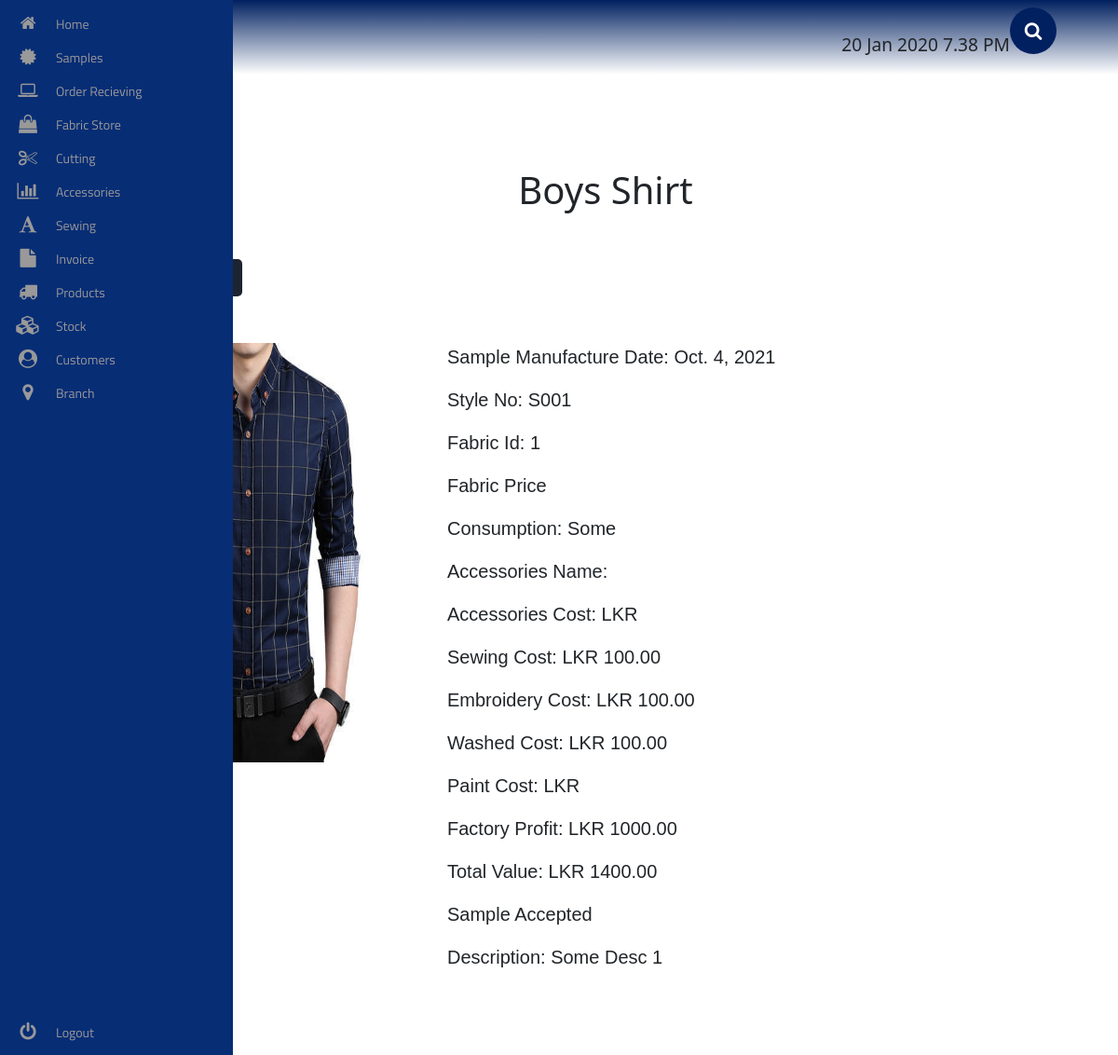
Screenshot of /sample/boys-shirt/1/ with the database file from the repository.
### sample/models.py (models this page shows, shortened)
class BoysShirt(models.Model):
    img = models.ImageField(upload_to='products/boys/boys-shirt/img/')
    sample_manufactured_date = models.DateField()
    style_no = models.CharField(max_length=1000)
    fabric = models.ForeignKey(OrderOut, on_delete=models.SET_NULL, null=True, blank=True)
    consumption = models.CharField(max_length=1000)
    accessories = models.ForeignKey(AccSentOut, on_delete=models.SET_NULL, null=True, blank=True)
    sewing_cost = models.DecimalField(decimal_places=2, max_digits=100000)
    embroidery_cost = models.DecimalField(decimal_places=2, max_digits=100000)
    washed_cost = models.DecimalField(decimal_places=2, max_digits=100000)
    paint_cost = models.DecimalField(decimal_places=2, max_digits=100000)
    factory_profit = models.DecimalField(decimal_places=2, max_digits=100000)
    total_value = models.DecimalField(decimal_places=2, max_digits=100000)
    accepted = models.BooleanField(default=True)
    description = models.CharField(max_length=1000)

### sample/views.py (the view)
# urls.py: path('boys-shirt/<int:id>/', boys_shirt_view, name="boys_shirt_view"),
def boys_shirt_view(request, id):
    template = 'boys/shirt/boys_shirt.html'
    try:
        obj = BoysShirt.objects.get(id=id)
    except BoysShirt.DoesNotExist:
        raise Http404
    if request.method == 'POST':
        form = BoysShirtForm(data=request.POST, instance=obj)
        if form.is_valid():
            form.save()
    else:
        form = BoysShirtForm(instance=obj)
    context = {
        'object': obj,
        'form': form,
    }
    return render(request, template, context)

### sample/templates/boys/shirt/boys_shirt.html (shortened to what this page needs)
<!DOCTYPE html>
<html lang="en">
{% extends 'base.html' %}
{% load static %}
{% load crispy_forms_tags %}
{% load crispy_forms_filters %}
    {% block extra_css %}
        <link rel="stylesheet" href="{% static 'sample/css/boys/shirt/boys_shirt.css' %}">
    {% endblock %}
    {% block content %}
        <div class="boys__shirt__container">
            <h1> Boys Shirt </h1>
            <div class="boys__shirt__btn">
                <button>
                    <a href="{% url 'sample:boys_shirt_print_view' object.id %}" target="_blank"> Print  </a>
                </button>
                <button onclick="FormDisplay()" id="edit-btn"> Edit </button>
            </div>
            <div class="boys__shirt__wrapper">
                <img src="{{ object.img.url }}" alt="img" class="boys__shirt__img">
                <div class="boys__shirt__details">
                    <p> Sample Manufacture Date: {{ object.sample_manufactured_date }} </p>
                    <p> Style No: {{ object.style_no }} </p>
                    <p> Fabric Id: {{ object.fabric_id }} </p>
                    <p> Fabric Price {{ object.fabric_price }} </p>
                    <p> Consumption: {{ object.consumption }} </p>
                    <p> Accessories Name: {{ object.acc_name }} </p>
                    <p> Accessories Cost: LKR {{ object.acc_cost }} </p>
                    <p> Sewing Cost: LKR {{ object.sewing_cost }} </p>
                    <p> Embroidery Cost: LKR {{ object.embroidery_cost}} </p>
                    <p> Washed Cost: LKR {{ object.washed_cost }} </p>
                    <p> Paint Cost: LKR {{ object.pain_cost}} </p>
                    <p> Factory Profit: LKR {{ object.factory_profit }} </p>
                    <p> Total Value: LKR {{ object.total_value }} </p>
                    <p> {% if object.accepted == True %}
                        Sample Accepted
                        {% else %}
                        Sample Rejected
                        {% endif %}
                    </p>
                    <p> Description: {{ object.description }} </p>
                </div>
            </div>
        </div>
    {% endblock %}

### sample/static/sample/css/boys/shirt/boys_shirt.css (style rules this page uses)
.boys__shirt__container { margin: 100px 0 50px 100px; display: flex; flex-direction: column; justify-content: center; }
.boys__shirt__container h1 { text-align: center; margin-bottom: 50px; }
.boys__shirt__wrapper { display: flex; float: left; }
.boys__shirt__img { width: 30%; height: 450px; }
.boys__shirt__details { margin-left: 50px; width: 70%; }
.boys__shirt__details p { font-size: 20px; font-family: Helvetica; }
.boys__shirt__btn { display: flex; float: right; margin-bottom: 50px; }
.boys__shirt__btn button { outline: none; border: none; height: 40px; width: 60px; background: #1C2331; border-radius: 5px; color: #fff; margin-left: 20px; }
.boys__shirt__btn a { text-decoration: none; color: #fff; }

### rows the page displays
BoysShirt: img (picture), sample_manufactured_date "Oct. 4, 2021", style_no "S001", fabric_id "1", consumption "Some", sewing_cost "100.00", embroidery_cost "100.00", washed_cost "100.00", factory_profit "1000.00", total_value "1400.00", description "Some Desc 1"
